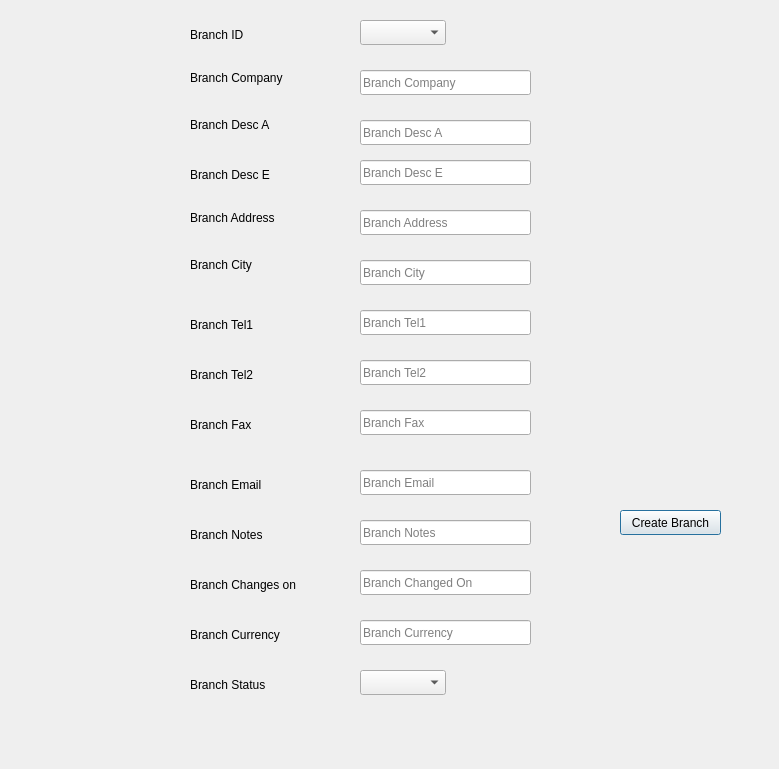
<?xml version="1.0" encoding="UTF-8"?>
<ui version="4.0">
    <class>Dialog</class>
    <widget class="QDialog" name="Dialog">
        <property name="geometry">
            <rect>
                <x>0</x>
                <y>0</y>
                <width>779</width>
                <height>769</height>
            </rect>
        </property>
        <property name="windowTitle">
            <string>Branch</string>
        </property>
        <widget class="QLineEdit" name="QLE_branchCompany">
            <property name="geometry">
                <rect>
                    <x>360</x>
                    <y>70</y>
                    <width>171</width>
                    <height>25</height>
                </rect>
            </property>
            <property name="placeholderText">
                <string>Branch Company</string>
            </property>
        </widget>
        <widget class="QLineEdit" name="qle_branch_desc_a">
            <property name="geometry">
                <rect>
                    <x>360</x>
                    <y>120</y>
                    <width>171</width>
                    <height>25</height>
                </rect>
            </property>
            <property name="text">
                <string/>
            </property>
            <property name="maxLength">
                <number>32767</number>
            </property>
            <property name="placeholderText">
                <string>Branch Desc A</string>
            </property>
        </widget>
        <widget class="QPushButton" name="btn_create_branch">
            <property name="geometry">
                <rect>
                    <x>620</x>
                    <y>510</y>
                    <width>101</width>
                    <height>25</height>
                </rect>
            </property>
            <property name="text">
                <string>Create Branch</string>
            </property>
        </widget>
        <widget class="QLabel" name="qll_branch_desc_a">
            <property name="geometry">
                <rect>
                    <x>190</x>
                    <y>110</y>
                    <width>99</width>
                    <height>29</height>
                </rect>
            </property>
            <property name="text">
                <string>Branch Desc A</string>
            </property>
        </widget>
        <widget class="QLineEdit" name="qle_branch_city">
            <property name="geometry">
                <rect>
                    <x>360</x>
                    <y>260</y>
                    <width>171</width>
                    <height>25</height>
                </rect>
            </property>
            <property name="placeholderText">
                <string>Branch City</string>
            </property>
        </widget>
        <widget class="QLabel" name="qll_branch_tel1">
            <property name="geometry">
                <rect>
                    <x>190</x>
                    <y>310</y>
                    <width>99</width>
                    <height>29</height>
                </rect>
            </property>
            <property name="text">
                <string>Branch Tel1</string>
            </property>
        </widget>
        <widget class="QLabel" name="qll_branch_city">
            <property name="geometry">
                <rect>
                    <x>190</x>
                    <y>250</y>
                    <width>99</width>
                    <height>29</height>
                </rect>
            </property>
            <property name="text">
                <string>Branch City</string>
            </property>
        </widget>
        <widget class="QLabel" name="qll_branch_company">
            <property name="geometry">
                <rect>
                    <x>190</x>
                    <y>70</y>
                    <width>121</width>
                    <height>16</height>
                </rect>
            </property>
            <property name="text">
                <string>Branch Company</string>
            </property>
        </widget>
        <widget class="QLabel" name="qll_branch_id">
            <property name="geometry">
                <rect>
                    <x>190</x>
                    <y>20</y>
                    <width>99</width>
                    <height>29</height>
                </rect>
            </property>
            <property name="text">
                <string>Branch ID</string>
            </property>
        </widget>
        <widget class="QComboBox" name="CMB_branchId">
            <property name="geometry">
                <rect>
                    <x>360</x>
                    <y>20</y>
                    <width>86</width>
                    <height>25</height>
                </rect>
            </property>
        </widget>
        <widget class="QLabel" name="qll_branch_desc_e">
            <property name="geometry">
                <rect>
                    <x>190</x>
                    <y>160</y>
                    <width>99</width>
                    <height>29</height>
                </rect>
            </property>
            <property name="text">
                <string>Branch Desc E</string>
            </property>
        </widget>
        <widget class="QLineEdit" name="qle_branch_desc_e">
            <property name="geometry">
                <rect>
                    <x>360</x>
                    <y>160</y>
                    <width>171</width>
                    <height>25</height>
                </rect>
            </property>
            <property name="text">
                <string/>
            </property>
            <property name="maxLength">
                <number>32767</number>
            </property>
            <property name="placeholderText">
                <string>Branch Desc E</string>
            </property>
        </widget>
        <widget class="QLabel" name="qll_branch_address">
            <property name="geometry">
                <rect>
                    <x>190</x>
                    <y>210</y>
                    <width>121</width>
                    <height>16</height>
                </rect>
            </property>
            <property name="text">
                <string>Branch Address</string>
            </property>
        </widget>
        <widget class="QLineEdit" name="qle_branch_tel1">
            <property name="geometry">
                <rect>
                    <x>360</x>
                    <y>310</y>
                    <width>171</width>
                    <height>25</height>
                </rect>
            </property>
            <property name="placeholderText">
                <string>Branch Tel1</string>
            </property>
        </widget>
        <widget class="QLineEdit" name="qle_branch_address">
            <property name="geometry">
                <rect>
                    <x>360</x>
                    <y>210</y>
                    <width>171</width>
                    <height>25</height>
                </rect>
            </property>
            <property name="placeholderText">
                <string>Branch Address</string>
            </property>
        </widget>
        <widget class="QLineEdit" name="qle_branch_tel2">
            <property name="geometry">
                <rect>
                    <x>360</x>
                    <y>360</y>
                    <width>171</width>
                    <height>25</height>
                </rect>
            </property>
            <property name="placeholderText">
                <string>Branch Tel2</string>
            </property>
        </widget>
        <widget class="QLabel" name="qll_branch_tel2">
            <property name="geometry">
                <rect>
                    <x>190</x>
                    <y>360</y>
                    <width>99</width>
                    <height>29</height>
                </rect>
            </property>
            <property name="text">
                <string>Branch Tel2</string>
            </property>
        </widget>
        <widget class="QLineEdit" name="qle_branch_fax">
            <property name="geometry">
                <rect>
                    <x>360</x>
                    <y>410</y>
                    <width>171</width>
                    <height>25</height>
                </rect>
            </property>
            <property name="placeholderText">
                <string>Branch Fax</string>
            </property>
        </widget>
        <widget class="QLabel" name="qll_branch_fax">
            <property name="geometry">
                <rect>
                    <x>190</x>
                    <y>410</y>
                    <width>99</width>
                    <height>29</height>
                </rect>
            </property>
            <property name="text">
                <string>Branch Fax</string>
            </property>
        </widget>
        <widget class="QLineEdit" name="qle_branch_email">
            <property name="geometry">
                <rect>
                    <x>360</x>
                    <y>470</y>
                    <width>171</width>
                    <height>25</height>
                </rect>
            </property>
            <property name="text">
                <string/>
            </property>
            <property name="placeholderText">
                <string>Branch Email</string>
            </property>
        </widget>
        <widget class="QLabel" name="qll_branch_email">
            <property name="geometry">
                <rect>
                    <x>190</x>
                    <y>470</y>
                    <width>99</width>
                    <height>29</height>
                </rect>
            </property>
            <property name="text">
                <string>Branch Email</string>
            </property>
        </widget>
        <widget class="QLineEdit" name="qle_branch_notes">
            <property name="geometry">
                <rect>
                    <x>360</x>
                    <y>520</y>
                    <width>171</width>
                    <height>25</height>
                </rect>
            </property>
            <property name="text">
                <string/>
            </property>
            <property name="placeholderText">
                <string>Branch Notes</string>
            </property>
        </widget>
        <widget class="QLabel" name="qll_branch_notes">
            <property name="geometry">
                <rect>
                    <x>190</x>
                    <y>520</y>
                    <width>99</width>
                    <height>29</height>
                </rect>
            </property>
            <property name="text">
                <string>Branch Notes</string>
            </property>
        </widget>
        <widget class="QLabel" name="qll_branch_changed_on">
            <property name="geometry">
                <rect>
                    <x>190</x>
                    <y>570</y>
                    <width>131</width>
                    <height>29</height>
                </rect>
            </property>
            <property name="text">
                <string>Branch Changes on</string>
            </property>
        </widget>
        <widget class="QLineEdit" name="qle_branch_changed_on">
            <property name="geometry">
                <rect>
                    <x>360</x>
                    <y>570</y>
                    <width>171</width>
                    <height>25</height>
                </rect>
            </property>
            <property name="text">
                <string/>
            </property>
            <property name="placeholderText">
                <string>Branch Changed On</string>
            </property>
        </widget>
        <widget class="QLabel" name="qll_branch_changed_on_2">
            <property name="geometry">
                <rect>
                    <x>190</x>
                    <y>620</y>
                    <width>131</width>
                    <height>29</height>
                </rect>
            </property>
            <property name="text">
                <string>Branch Currency</string>
            </property>
        </widget>
        <widget class="QLineEdit" name="qle_branch_currency">
            <property name="geometry">
                <rect>
                    <x>360</x>
                    <y>620</y>
                    <width>171</width>
                    <height>25</height>
                </rect>
            </property>
            <property name="text">
                <string/>
            </property>
            <property name="placeholderText">
                <string>Branch Currency</string>
            </property>
        </widget>
        <widget class="QLabel" name="qll_branch_status">
            <property name="geometry">
                <rect>
                    <x>190</x>
                    <y>670</y>
                    <width>99</width>
                    <height>29</height>
                </rect>
            </property>
            <property name="text">
                <string>Branch Status</string>
            </property>
        </widget>
        <widget class="QComboBox" name="CMB_branchStatus">
            <property name="geometry">
                <rect>
                    <x>360</x>
                    <y>670</y>
                    <width>86</width>
                    <height>25</height>
                </rect>
            </property>
        </widget>
    </widget>
    <resources/>
    <connections/>
</ui>
